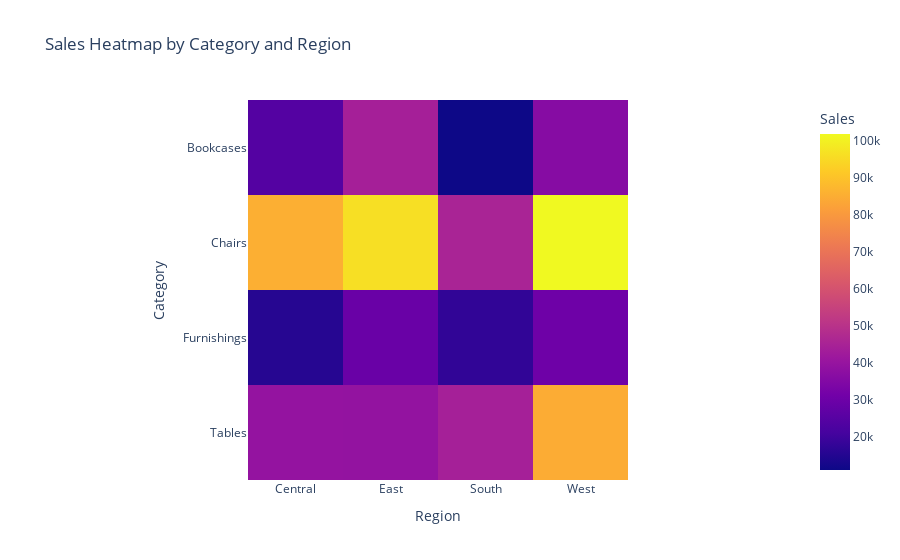

Source (notebook cell):
### Markdown cell above
(d) Heatmaps for Category-Region Interactions
- Visualization: Heatmap of sales by category and region over time.
- Purpose: Detect if interactions between region and category drive differences.
- Action: If category and region interactions drive significant variations, a multi-series approach may be needed.

### Code cell
def plot_category_region_heatmap(df, date_col, sales_col, category_col, region_col):
    """Plots a heatmap showing sales variations by category and region using Plotly."""
    df[date_col] = pd.to_datetime(df[date_col])
    sales_pivot = df.pivot_table(index=category_col, columns=region_col, values=sales_col, aggfunc='sum').reset_index()
    
    fig = px.imshow(sales_pivot.set_index(category_col).values,
                     labels=dict(x='Region', y='Category', color='Sales'),
                     x=sales_pivot.columns[1:],
                     y=sales_pivot[category_col],
                     title='Sales Heatmap by Category and Region')
    fig.show()

plot_category_region_heatmap(df, 'Order Date', 'Sales', 'Sub-Category', 'Region')

### Figure 1 — Plotly figure (JSON) as saved in the notebook; plotly's stock layout.template omitted (floating-point values rounded to 4 significant figures)
{"data": [{"coloraxis": "coloraxis", "hovertemplate": "Region: %{x}<br>Category: %{y}<br>Sales: %{z}<extra></extra>", "name": "0", "type": "heatmap", "x": ["Central", "East", "South", "West"], "xaxis": "x", "y": ["Bookcases", "Chairs", "Furnishings", "Tables"], "yaxis": "y", "z": [[24160.0, 43820.0, 10900.0, 36000.0], [85230.0, 96260.0, 45180.0, 101800.0], [15250.0, 29070.0, 17310.0, 30070.0], [39150.0, 39140.0, 43920.0, 84750.0]]}], "layout": {"coloraxis": {"colorbar": {"title": {"text": "Sales"}}, "colorscale": [[0, "#0d0887"], [0.1111, "#46039f"], [0.2222, "#7201a8"], [0.3333, "#9c179e"], [0.4444, "#bd3786"], [0.5556, "#d8576b"], [0.6667, "#ed7953"], [0.7778, "#fb9f3a"], [0.8889, "#fdca26"], [1, "#f0f921"]]}, "title": {"text": "Sales Heatmap by Category and Region"}, "xaxis": {"anchor": "y", "constrain": "domain", "domain": [0, 1], "scaleanchor": "y", "title": {"text": "Region"}}, "yaxis": {"anchor": "x", "autorange": "reversed", "constrain": "domain", "domain": [0, 1], "title": {"text": "Category"}}}}
